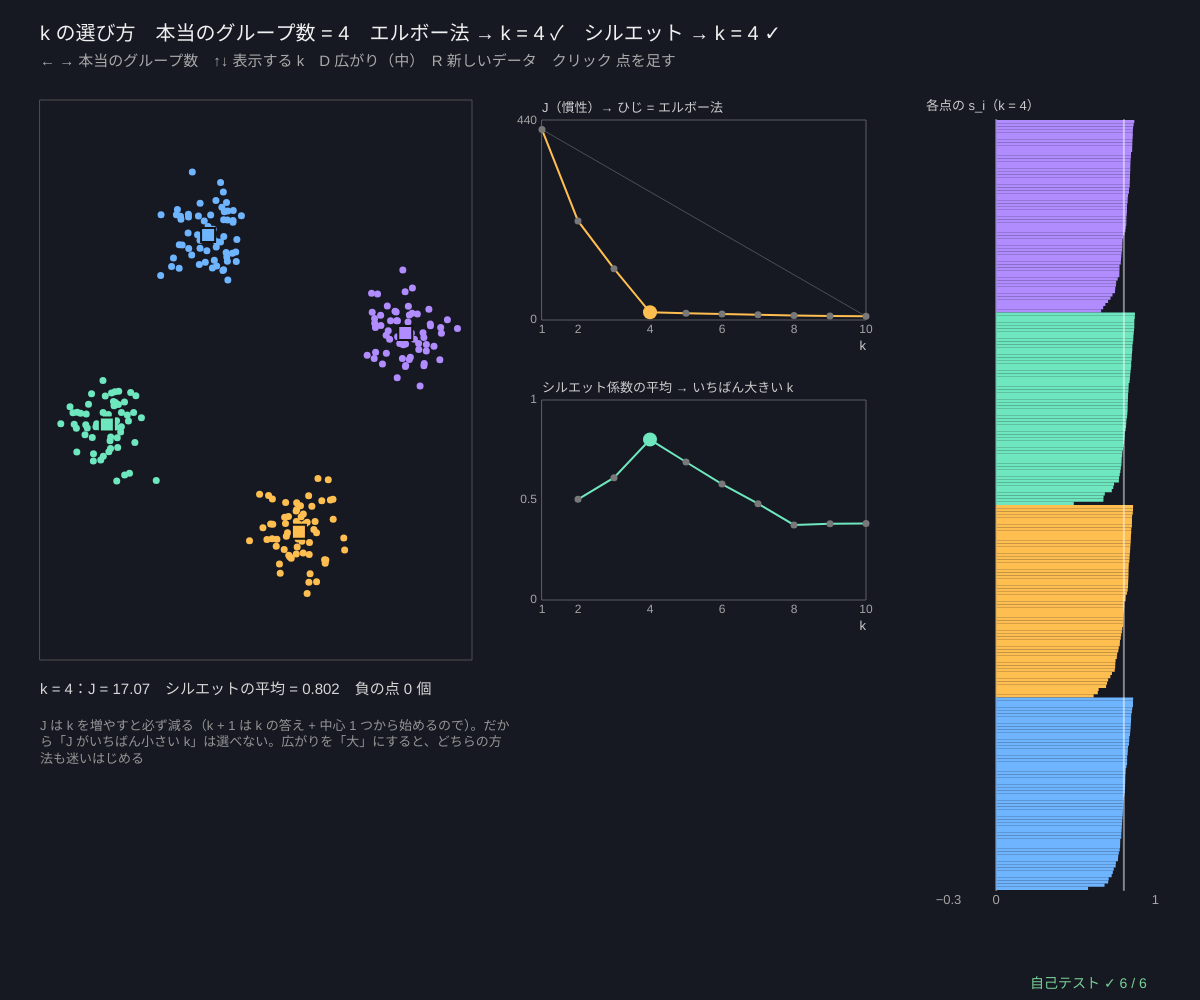
Frame 1 (no input)
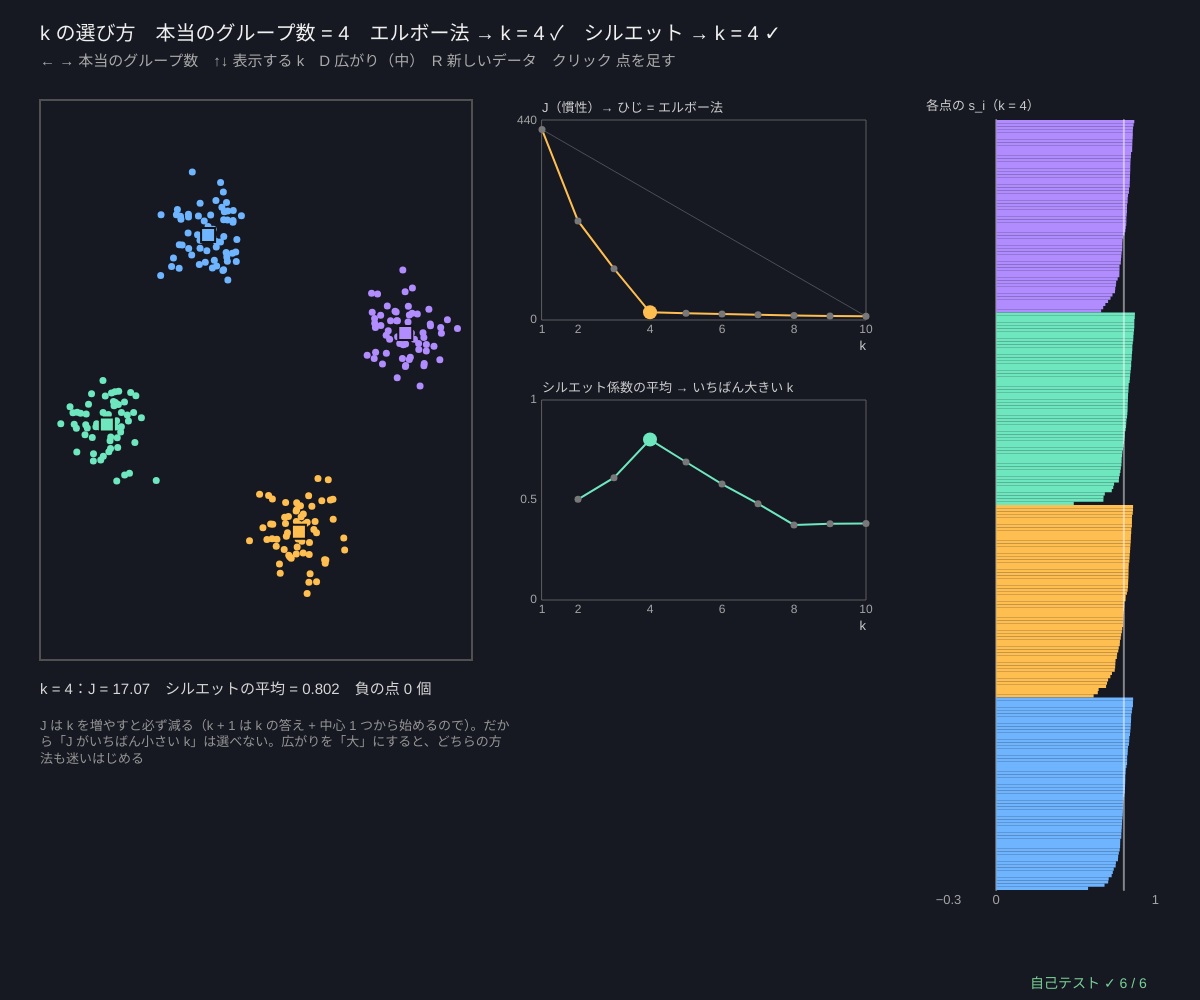
Frame 60 (no input)
Frame 120 (the mouse pressed at the canvas centre since frame 60): identical to frame 60, image omitted

The p5.js sketch that drew these frames (run headless with seeded random() and noise() and a simulated clock; from frame 60 on, the mouse is pressed at the canvas centre):

// p5.js sketch
// ── sketch.js
// ============================================
// 02 k の選び方 ─ k-means は k を自分で決められない。J（慣性）は k を増やすほど小さくなる一方（k = 点の数で 0）
//   エルボー法：J の折れ線が「ひじ」のように曲がる k（ここでは、両端を結ぶ直線からいちばん下に離れた k）
//   シルエット係数 s_i = (b − a) / max(a, b)：a = 仲間までの平均距離、b = いちばん近い別グループまでの平均距離。−1〜1、大きいほどよい
//   全部の点の平均がいちばん大きい k を選ぶ。右の棒 = 各点の s_i（負 = 別のグループのほうが近い「迷子」）
// ← → 本当のグループ数 / ↑↓ 表示する k / D かたまりの広がり / R 新しいデータ / クリック 点を足す
// ============================================

const NPTS = 240, KMAX = 10;           // ★ 点の数、調べる k の上限
let data, trueG = 4, spread = 1, showK = 4, seedD = 21, res = [], view;

function setup() { createCanvas(windowWidth, windowHeight); textWrap(CHAR); selfTest(); newData(); }
function makeGroups(g, sp, seed, n) {  // g 個のかたまりを輪の上に（sp = 広がり 0, 1, 2）
  seedRng(seed);
  let specs = [];
  for (let j = 0; j < g; j++) { let a = (TWO_PI * j) / g + 0.3, r = g === 1 ? 0 : 1.3; specs.push({ n: Math.floor((n || NPTS) / g), c: [r * Math.cos(a), r * Math.sin(a)], sd: [[0.12, 0.2, 0.32][sp], [0.12, 0.2, 0.32][sp]] }); }
  return makeBlobs(specs);
}
// ★ k = 1〜KMAX で J とシルエットを計算。k + 1 は「k の中心 + いちばん遠い点」からも始める → J は必ず減る
function analyse(pts, seed, restarts) {
  seedRng(seed);
  let out = [], prev = null;
  for (let k = 1; k <= KMAX; k++) {
    let best = kmeansBest(pts, k, restarts || 5, true, 100);
    if (prev) {
      let far = 0; pts.forEach((p, i) => { if (sqd(p, prev.centers[prev.labels[i]]) > sqd(pts[far], prev.centers[prev.labels[far]])) far = i; });
      let warm = lloyd(pts, prev.centers.concat([pts[far].slice()]), 100); if (warm.inertia < best.inertia) best = warm;
    }
    let sil = k >= 2 ? silhouetteVals(pts, best.labels) : pts.map(() => 0);
    out.push({ k, J: best.inertia, labels: best.labels, centers: best.centers, sil, silMean: meanOf(sil) }); prev = best;
  }
  return out;
}
function elbowK(r) {                   // 両端を結ぶ直線から、いちばん下に離れた k（J と k を 0〜1 にそろえてから）
  let j0 = r[0].J, j1 = r[r.length - 1].J, best = 1, bd = -1;
  r.forEach((e, i) => { let x = i / (r.length - 1), y = (e.J - j1) / Math.max(1e-12, j0 - j1), d = 1 - x - y; if (d > bd) { bd = d; best = e.k; } });
  return best;
}
function silK(r) { let b = r[1]; for (let e of r) if (e.k >= 2 && e.silMean > b.silMean) b = e; return b.k; }
function newData() { data = makeGroups(trueG, spread, seedD); res = analyse(data.pts, 3); }

function draw() {
  background(22, 24, 34);
  let e = res[showK - 1], eK = elbowK(res), sK = silK(res);
  view = fitView(40, 100, width * 0.36, height * 0.56, 0, 0, 3.6);
  noFill(); stroke(80); rect(view.x, view.y, view.w, view.h);
  drawPts(view, data.pts, e.labels, 7);
  e.centers.forEach((c, j) => { stroke(20); strokeWeight(2); fill(palC(j)); rect(gX(view, c[0]) - 7, gY(view, c[1]) - 7, 14, 14); });
  // ---- エルボー（J）とシルエットの平均
  let gx = view.x + view.w + 70, gw = width * 0.27, ks = res.map((r) => r.k);
  let g1 = { x: gx, y: 120, w: gw, h: 200, x0: 1, x1: KMAX, y0: 0, y1: res[0].J * 1.05 };
  plotAxes(g1, 'k', 'J（慣性）→ ひじ = エルボー法', [1, 2, 4, 6, 8, 10], [0, +g1.y1.toPrecision(2)]);
  stroke(255, 190, 80); strokeWeight(2); polyline(res.map((r) => [gX(g1, r.k), gY(g1, r.J)]));
  stroke(255, 255, 255, 60); strokeWeight(1); line(gX(g1, 1), gY(g1, res[0].J), gX(g1, KMAX), gY(g1, res[KMAX - 1].J));
  noStroke(); res.forEach((r) => { fill(r.k === eK ? color(255, 190, 80) : r.k === showK ? 255 : 120); circle(gX(g1, r.k), gY(g1, r.J), r.k === eK ? 14 : 7); });
  let g2 = { x: gx, y: 400, w: gw, h: 200, x0: 1, x1: KMAX, y0: 0, y1: 1 };
  plotAxes(g2, 'k', 'シルエット係数の平均 → いちばん大きい k', [1, 2, 4, 6, 8, 10], [0, 0.5, 1]);
  stroke(110, 230, 190); strokeWeight(2); polyline(res.slice(1).map((r) => [gX(g2, r.k), gY(g2, r.silMean)]));
  noStroke(); res.slice(1).forEach((r) => { fill(r.k === sK ? color(110, 230, 190) : r.k === showK ? 255 : 120); circle(gX(g2, r.k), gY(g2, r.silMean), r.k === sK ? 14 : 7); });
  // ---- 各点のシルエット（クラスタごとに大きい順）
  let bx = gx + gw + 60, bw = width - bx - 40, by = 120, bh = height - 230, order = data.pts.map((_, i) => i).sort((a, b) => e.labels[a] - e.labels[b] || e.sil[b] - e.sil[a]);
  let x0 = bx + bw * 0.3;
  stroke(120); line(x0, by, x0, by + bh);
  noStroke(); order.forEach((i, r) => { fill(palC(e.labels[i])); let y = by + (r / order.length) * bh, wv = Math.max(e.sil[i], -0.44) * bw * 0.68; rect(Math.min(x0, x0 + wv), y, Math.abs(wv), Math.max(1, bh / order.length)); });
  stroke(255, 255, 255, 120); let xm = x0 + e.silMean * bw * 0.68; line(xm, by, xm, by + bh);
  noStroke(); fill(205); textSize(13); textAlign(LEFT, BASELINE); text('各点の s_i（k = ' + showK + '）', bx, by - 10);
  textAlign(CENTER, TOP); fill(165); text('−0.3', x0 - 0.3 * bw * 0.68, by + bh + 4); text('0', x0, by + bh + 4); text('1', x0 + bw * 0.68, by + bh + 4);
  let neg = e.sil.filter((v) => v < 0).length;
  // ---- 文字
  textAlign(LEFT, BASELINE); fill(240); textSize(20);
  text('k の選び方　本当のグループ数 = ' + trueG + '　エルボー法 → k = ' + eK + (eK === trueG ? ' ✓' : ' ✗') + '　シルエット → k = ' + sK + (sK === trueG ? ' ✓' : ' ✗'), 40, 40);
  fill(170); textSize(15); text('← → 本当のグループ数　↑↓ 表示する k　D 広がり（' + ['小', '中', '大'][spread] + '）　R 新しいデータ　クリック 点を足す', 40, 66);
  fill(215); textSize(15);
  text('k = ' + showK + '：J = ' + e.J.toFixed(2) + '　シルエットの平均 = ' + e.silMean.toFixed(3) + '　負の点 ' + neg + ' 個', 40, view.y + view.h + 34);
  fill(150); textSize(13);
  text('J は k を増やすと必ず減る（k + 1 は k の答え + 中心 1 つから始めるので）。だから「J がいちばん小さい k」は選べない。広がりを「大」にすると、どちらの方法も迷いはじめる', 40, view.y + view.h + 60, view.w + 40);
  drawSelfTest(width - 170, height - 12);
}

function mousePressed() { if (view && inBox(view, mouseX, mouseY)) { data.pts.push([invX(view, mouseX), invY(view, mouseY)]); data.truth.push(0); res = analyse(data.pts, 3); } }
function keyPressed() {
  if (key === RIGHT_ARROW || key === LEFT_ARROW) { trueG = clampv(trueG + (key === RIGHT_ARROW ? 1 : -1), 1, 8); newData(); }
  if (key === UP_ARROW || key === DOWN_ARROW) showK = clampv(showK + (key === UP_ARROW ? 1 : -1), 1, KMAX);
  if (key === 'd' || key === 'D') { spread = (spread + 1) % 3; newData(); }
  if (key === 'r' || key === 'R') { seedD++; newData(); }
  return false;
}

// ---- 自己テスト
function selfTest() {
  selfTestResults = [];
  let line4 = [[0, 0], [1, 0], [10, 0], [11, 0]], s4 = silhouetteVals(line4, [0, 0, 1, 1]);
  check('手で計算できる例：0, 1 | 10, 11 で s(0) = 1 − 1/10.5 = ' + (1 - 1 / 10.5).toFixed(4), near(s4[0], 1 - 1 / 10.5, 1e-12) && near(s4[1], 1 - 1 / 9.5, 1e-12));
  seedRng(5);
  let rp = Array.from({ length: 60 }, () => [rnd(), rnd()]), inR = true;
  for (let t = 0; t < 10; t++) { let lab = rp.map(() => rndInt(0, 3)), s = silhouetteVals(rp, lab); if (!s.every((v) => v >= -1 && v <= 1)) inR = false; }
  check('どんな分け方でも s_i は −1〜1（でたらめなラベル 10 通り）', inR);
  let okG = true, okE = 0, msg = [];
  for (let g = 2; g <= 6; g++) { let d = makeGroups(g, 0, 40 + g, 120), r = analyse(d.pts, 9, 2); if (silK(r) !== g) okG = false; if (elbowK(r) === g) okE++; msg.push(silK(r)); }
  check('はっきり離れたかたまり（g = 2〜6）では、シルエットの平均が本当の g でいちばん大きい：' + msg.join(','), okG);
  let r4 = analyse(makeGroups(4, 1, 33, 120).pts, 9, 2);
  check('J は k について減る一方（k = 1〜10）', r4.every((e, i) => i === 0 || e.J <= r4[i - 1].J + 1e-9));
  check('エルボー法も g = 2〜6 のうち 3 つ以上で当たる（' + okE + ' / 5）', okE >= 3);
  let one = silhouetteVals([[0, 0], [1, 1], [5, 5]], [0, 0, 1]);
  check('1 点だけのクラスタの s は 0、全部 1 つのクラスタなら全部 0', one[2] === 0 && silhouetteVals(rp, rp.map(() => 0)).every((v) => v === 0));
  reportSelfTest();
}

// ---------- やってみよう ----------
// 1. ← → で本当のグループ数を 2〜8 に変えて、エルボー法とシルエットのどちらがよく当たるか数えよう
// 2. D で広がりを「大」にすると、かたまりが重なる。どちらの方法が先に外れる？
// 3. ↑↓ で k を本当の数より大きくすると、右の棒（各点の s_i）はどうなる？ 負の点はどこにある？
// 4. 本当のグループ数を 1 にすると？ シルエットは k ≥ 2 でしか計算できない（だから 1 は選べない）
// 5. NPTS を 600 にすると計算が重くなる。シルエットは全部の点の組の距離（n² 個）を使うから

// ==================================================
// ここから下は「クラスタリングの道具」（中身は読まなくても OK。消さないでね）
// ==================================================
// ---- 共通：値をはさむ・クラスタの色・距離（点は [x, y] や [r, g, b] のような配列）
function clampv(v, a, b) { return v < a ? a : v > b ? b : v; }
const PAL = [[176, 140, 255], [110, 230, 190], [255, 190, 80], [110, 180, 255], [255, 120, 130], [200, 240, 110], [255, 150, 220], [90, 210, 220], [255, 150, 70], [190, 190, 255]];
function palC(k, a) {                  // クラスタ k の色（k < 0 = ノイズ = 灰色）
  let al = a === undefined ? 255 : a;
  if (k < 0) return color(120, 120, 135, al);
  let c = PAL[k % PAL.length]; return color(c[0], c[1], c[2], al);
}
function sqd(a, b) { let s = 0; for (let i = 0; i < a.length; i++) { let d = a[i] - b[i]; s += d * d; } return s; }   // 距離の 2 乗
function edist(a, b) { return Math.sqrt(sqd(a, b)); }                                                              // ユークリッド距離
function meanOf(arr) { if (!arr.length) return 0; let s = 0; for (let v of arr) s += v; return s / arr.length; }
// ---- 種つきの乱数（同じ種なら毎回同じ列）
let rngState = 1, gaussSpare = null;
function seedRng(s) { rngState = (s >>> 0) || 1; gaussSpare = null; }
function rnd() {                       // 0〜1 の一様乱数（mulberry32）
  rngState = (rngState + 0x6d2b79f5) >>> 0;
  let t = rngState;
  t = Math.imul(t ^ (t >>> 15), t | 1);
  t ^= t + Math.imul(t ^ (t >>> 7), t | 61);
  return ((t ^ (t >>> 14)) >>> 0) / 4294967296;
}
function rndInt(a, b) { return a + Math.floor(rnd() * (b - a + 1)); }
function gauss() {                     // 標準正規分布（ボックス-ミュラー法）
  if (gaussSpare !== null) { let g = gaussSpare; gaussSpare = null; return g; }
  let u = 1 - rnd(), v = rnd(), r = Math.sqrt(-2 * Math.log(u));
  gaussSpare = r * Math.sin(2 * Math.PI * v); return r * Math.cos(2 * Math.PI * v);
}
// ---- 合成データ（種つき）。どれも { pts, truth（正解のグループ番号）, k（正解のグループ数）} を返す
// blob = { n, c: [中心 x, y], sd: [長い向きの標準偏差, 短い向き], rot: 傾き（ラジアン）}
function makeBlobs(specs) {
  let pts = [], truth = [];
  specs.forEach((s, k) => {
    let cr = Math.cos(s.rot || 0), sr = Math.sin(s.rot || 0);
    for (let i = 0; i < s.n; i++) { let a = gauss() * s.sd[0], b = gauss() * s.sd[1]; pts.push([s.c[0] + cr * a - sr * b, s.c[1] + sr * a + cr * b]); truth.push(k); }
  });
  return { pts, truth, k: specs.length };
}
function makeMoons(n, noise) {         // 2 つの三日月（かみ合った半円）
  let pts = [], truth = [];
  for (let i = 0; i < n; i++) {
    let k = i % 2, t = rnd() * Math.PI, x = k ? 1 - Math.cos(t) : Math.cos(t), y = k ? 0.5 - Math.sin(t) : Math.sin(t);
    pts.push([(x - 0.5) * 1.6 + gauss() * noise, (y - 0.25) * 1.6 + gauss() * noise]); truth.push(k);
  }
  return { pts, truth, k: 2 };
}
function makeCircles(n, noise, inner) { // 同心円（外の輪と内の輪。点の数は輪の長さに比例）
  let pts = [], truth = [], nOut = Math.round((n * 1.3) / (1.3 + inner));
  for (let i = 0; i < n; i++) { let k = i < nOut ? 0 : 1, t = rnd() * 2 * Math.PI, r = k ? inner : 1.3; pts.push([r * Math.cos(t) + gauss() * noise, r * Math.sin(t) + gauss() * noise]); truth.push(k); }
  return { pts, truth, k: 2 };
}
const DATA_JA = { blobs: 'かたまり', moons: '三日月', circles: '同心円', aniso: '細長い', density: '密度がちがう', sizes: '大きさがちがう', noise: 'かたまり + 外れ値', chain: '鎖でつながる' };
function makeDataset(kind, n, seed) {
  seedRng(seed);
  if (kind === 'moons') return makeMoons(n, 0.07);
  if (kind === 'circles') return makeCircles(n, 0.05, 0.55);
  if (kind === 'aniso') { let m = Math.floor(n / 3); return makeBlobs([{ n: m, c: [-0.6, 0.9], sd: [0.9, 0.1], rot: 0.5 }, { n: m, c: [0, 0], sd: [0.9, 0.1], rot: 0.5 }, { n: n - 2 * m, c: [0.6, -0.9], sd: [0.9, 0.1], rot: 0.5 }]); }
  if (kind === 'density') { let m = Math.floor(n * 0.45); return makeBlobs([{ n: m, c: [-0.9, 0.3], sd: [0.12, 0.12] }, { n: m, c: [-0.3, 0.3], sd: [0.12, 0.12] }, { n: n - 2 * m, c: [0.9, -0.2], sd: [0.65, 0.65] }]); }
  if (kind === 'sizes') { let m = Math.floor(n * 0.12); return makeBlobs([{ n: n - 2 * m, c: [-0.5, 0], sd: [0.6, 0.6] }, { n: m, c: [0.85, 0.75], sd: [0.1, 0.1] }, { n: m, c: [0.85, -0.75], sd: [0.1, 0.1] }]); }
  if (kind === 'chain') {
    let m = Math.floor(n * 0.4), d = makeBlobs([{ n: m, c: [-1.2, 0], sd: [0.25, 0.25] }, { n: m, c: [1.2, 0], sd: [0.25, 0.25] }]), rest = n - 2 * m;
    for (let i = 0; i < rest; i++) { d.pts.push([-0.8 + (1.6 * (i + 0.5)) / rest, 0.04 * gauss()]); d.truth.push(i < rest / 2 ? 0 : 1); }
    return d;
  }
  let m = Math.floor(n / 3), d = makeBlobs([{ n: m, c: [-1, 0.7], sd: [0.25, 0.25] }, { n: m, c: [1, 0.6], sd: [0.3, 0.22], rot: 0.4 }, { n: n - 2 * m, c: [0, -0.9], sd: [0.28, 0.28] }]);
  if (kind === 'noise') { let q = Math.floor(n * 0.08); for (let i = 0; i < q; i++) { d.pts.push([-2 + 4 * rnd(), -1.8 + 3.6 * rnd()]); d.truth.push(-1); } }
  return d;
}
// ---- k-means（ロイドのアルゴリズム）。目的関数 = 慣性 = Σ |x_i − 中心|²
function nearestCenter(p, centers) { let best = 0, bd = Infinity; for (let j = 0; j < centers.length; j++) { let d = sqd(p, centers[j]); if (d < bd) { bd = d; best = j; } } return best; }
function assignLabels(pts, centers) { return pts.map((p) => nearestCenter(p, centers)); }        // ① 割り当て
function inertiaOf(pts, centers, labels) { let s = 0; for (let i = 0; i < pts.length; i++) s += sqd(pts[i], centers[labels[i]]); return s; }
function updateCenters(pts, labels, centers) {                                                     // ② 更新（仲間の平均。仲間 0 なら動かさない）
  let k = centers.length, dim = centers[0].length, sum = centers.map(() => new Array(dim).fill(0)), cnt = new Array(k).fill(0);
  for (let i = 0; i < pts.length; i++) { let l = labels[i]; cnt[l]++; for (let d = 0; d < dim; d++) sum[l][d] += pts[i][d]; }
  return sum.map((s, j) => (cnt[j] ? s.map((v) => v / cnt[j]) : centers[j].slice()));
}
function initRandomCenters(pts, k) {   // ランダムに k 点えらぶ（重ならないように）
  if (!pts.length) return Array.from({ length: k }, () => [0, 0]);
  let idx = pts.map((_, i) => i), out = [];
  for (let j = 0; j < Math.min(k, pts.length); j++) { let r = j + Math.floor(rnd() * (idx.length - j)); [idx[j], idx[r]] = [idx[r], idx[j]]; out.push(pts[idx[j]].slice()); }
  while (out.length < k) out.push(pts[0].slice());
  return out;
}
function initPlusPlus(pts, k) {        // k-means++：今ある中心から遠い点ほど（距離² に比例して）えらばれやすい
  if (!pts.length) return Array.from({ length: k }, () => [0, 0]);
  let out = [pts[Math.floor(rnd() * pts.length)].slice()], d2 = pts.map((p) => sqd(p, out[0]));
  while (out.length < k) {
    let tot = 0; for (let v of d2) tot += v;
    let r = rnd() * tot, pick = pts.length - 1;
    if (tot > 0) { for (let i = 0; i < pts.length; i++) { r -= d2[i]; if (r <= 0) { pick = i; break; } } } else pick = Math.floor(rnd() * pts.length);
    out.push(pts[pick].slice());
    for (let i = 0; i < pts.length; i++) d2[i] = Math.min(d2[i], sqd(pts[i], pts[pick]));
  }
  return out;
}
// 最後まで回す。hist = 半ステップ（割り当て・更新）ごとの慣性
function lloyd(pts, centers0, maxIter) {
  let centers = centers0.map((c) => c.slice()), labels = assignLabels(pts, centers), hist = [inertiaOf(pts, centers, labels)], iters = 0;
  for (let it = 0; it < (maxIter || 100); it++) {
    let nc = updateCenters(pts, labels, centers); hist.push(inertiaOf(pts, nc, labels));
    let nl = assignLabels(pts, nc); hist.push(inertiaOf(pts, nc, nl));
    centers = nc; iters++;
    let same = nl.every((v, i) => v === labels[i]); labels = nl;
    if (same) break;
  }
  return { centers, labels, inertia: hist[hist.length - 1], hist, iters };
}
function kmeansBest(pts, k, restarts, usePP, maxIter) {   // restarts 回やり直して慣性がいちばん小さいものを選ぶ
  let best = null, all = [];
  for (let r = 0; r < restarts; r++) { let res = lloyd(pts, usePP ? initPlusPlus(pts, k) : initRandomCenters(pts, k), maxIter); all.push(res.inertia); if (!best || res.inertia < best.inertia) best = res; }
  best.all = all; return best;
}
// ---- シルエット係数 s_i = (b − a) / max(a, b)（ちょうど O(n²)）
//   a = 同じクラスタの点までの平均距離、b = いちばん近い別クラスタの点までの平均距離。1 点だけのクラスタは s = 0
function silhouetteVals(pts, labels) {
  let n = pts.length, k = 0; for (let l of labels) k = Math.max(k, l + 1);
  let cnt = new Array(k).fill(0); for (let l of labels) if (l >= 0) cnt[l]++;
  let out = new Array(n).fill(0);
  for (let i = 0; i < n; i++) {
    let sum = new Array(k).fill(0), own = labels[i];
    if (own < 0 || cnt[own] <= 1) continue;               // ノイズ（−1）と 1 点だけのクラスタは 0
    for (let j = 0; j < n; j++) if (j !== i && labels[j] >= 0) sum[labels[j]] += edist(pts[i], pts[j]);
    let a = sum[own] / (cnt[own] - 1), b = Infinity;
    for (let c = 0; c < k; c++) if (c !== own && cnt[c] > 0) b = Math.min(b, sum[c] / cnt[c]);
    if (b === Infinity) continue;
    let m = Math.max(a, b); out[i] = m > 0 ? (b - a) / m : 0;
  }
  return out;
}
// ---- グラフと図の道具：g = { x, y, w, h, x0, x1, y0, y1 }（画面の四角とデータの範囲）
function gX(g, v) { return g.x + clampv((v - g.x0) / (g.x1 - g.x0), -0.02, 1.02) * g.w; }
function gY(g, v) { return g.y + g.h - clampv((v - g.y0) / (g.y1 - g.y0), -0.02, 1.02) * g.h; }
function invX(g, px) { return g.x0 + ((px - g.x) / g.w) * (g.x1 - g.x0); }
function invY(g, py) { return g.y0 + ((g.y + g.h - py) / g.h) * (g.y1 - g.y0); }
function inBox(g, px, py) { return px >= g.x && px <= g.x + g.w && py >= g.y && py <= g.y + g.h; }
function fitView(x, y, w, h, cx, cy, span) {   // 縦横の縮尺をそろえる（span = 短い辺に入るデータの幅）
  let s = Math.min(w, h) / span; return { x, y, w, h, x0: cx - w / 2 / s, x1: cx + w / 2 / s, y0: cy - h / 2 / s, y1: cy + h / 2 / s };
}
function plotAxes(g, xl, yl, xt, yt) {
  stroke(95); strokeWeight(1); noFill(); rect(g.x, g.y, g.w, g.h);
  noStroke(); fill(165); textSize(12); textAlign(CENTER, TOP);
  for (let v of xt) text(+v.toPrecision(3), gX(g, v), g.y + g.h + 4);
  textAlign(RIGHT, CENTER);
  for (let v of yt) text(+v.toPrecision(3), g.x - 5, gY(g, v));
  textAlign(LEFT, BASELINE); fill(205); textSize(13);
  text(xl, g.x + g.w - textWidth(xl), g.y + g.h + 30); text(yl, g.x, g.y - 8);
}
function polyline(pts) {               // 点が 2 つ以上あるときだけ折れ線を描く
  if (pts.length < 2) return;
  noFill(); beginShape(); for (let p of pts) vertex(p[0], p[1]); endShape();
}
function drawPts(g, pts, labels, r, al) {   // クラスタの色で点を描く（labels がなければ白）
  noStroke();
  for (let i = 0; i < pts.length; i++) { fill(labels ? palC(labels[i], al) : color(230, 230, 240, al === undefined ? 255 : al)); circle(gX(g, pts[i][0]), gY(g, pts[i][1]), r); }
}
// ---- 自己テストの道具
let selfTestResults = [];
function check(name, cond) { selfTestResults.push({ name, ok: !!cond }); }
function near(a, b, tol) { return a !== null && a !== undefined && isFinite(a) && Math.abs(a - b) <= (tol === undefined ? 1e-9 : tol); }
function noNaN(v) { return Array.isArray(v) ? v.every(noNaN) : !(typeof v === 'number' && v !== v); }
function reportSelfTest() { for (let r of selfTestResults) (r.ok ? console.log : console.error)((r.ok ? '✓ ' : '✗ ') + r.name); }
function selfTestLine() { let n = selfTestResults.filter((r) => r.ok).length; return '自己テスト ' + (n === selfTestResults.length ? '✓ ' : '✗ ') + n + ' / ' + selfTestResults.length; }
function drawSelfTest(x, y) { noStroke(); fill(selfTestResults.every((r) => r.ok) ? color(120, 210, 150) : color(255, 90, 90)); textSize(14); textAlign(LEFT, BASELINE); text(selfTestLine(), x, y); }
